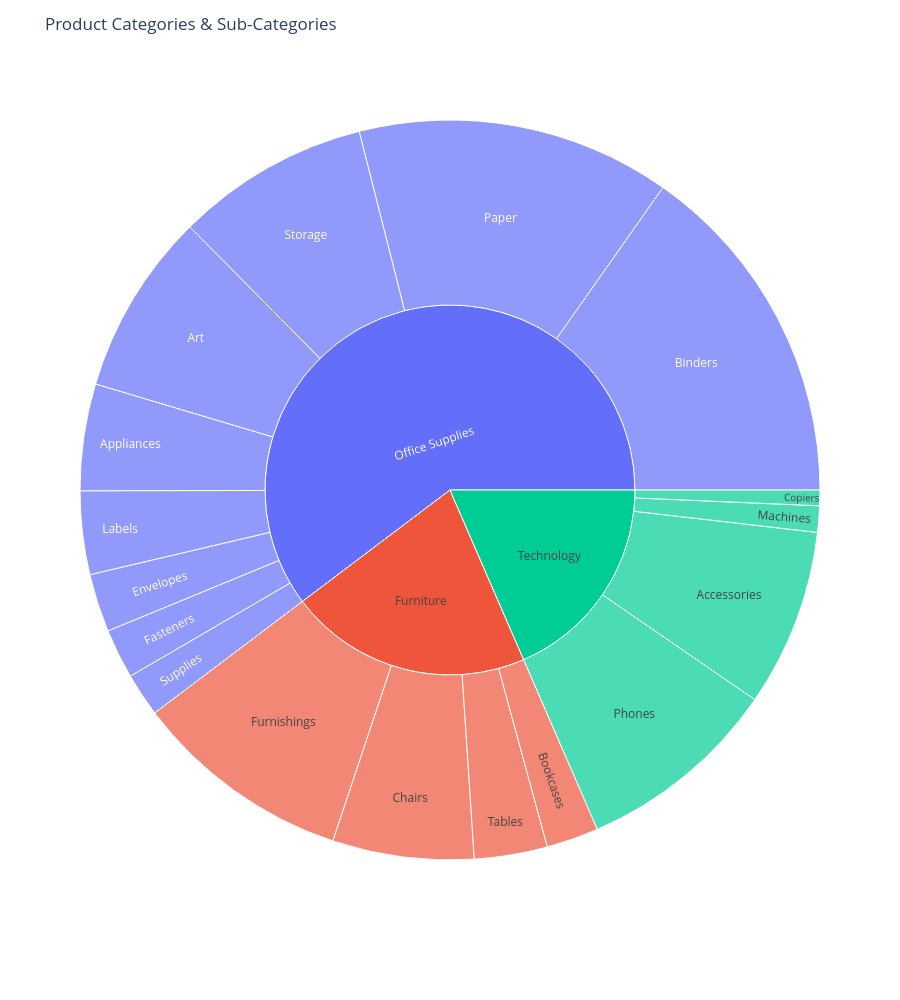

The code cell stored with this chart in its notebook:
### Code cell
import plotly.express as px

fig = px.sunburst(
    df,
    path=['Category', 'Sub-Category']
)

fig.update_layout(
    height=1000,
    title_text='Product Categories & Sub-Categories'
)

fig.show()

### Figure 1 — Plotly figure (JSON) as saved in the notebook; plotly's stock layout.template omitted (floating-point values rounded to 4 significant figures)
{"data": [{"branchvalues": "total", "domain": {"x": [0, 1], "y": [0, 1]}, "hovertemplate": "labels=%{label}<br>count=%{value}<br>parent=%{parent}<br>id=%{id}<extra></extra>", "ids": ["Furniture/Bookcases", "Furniture/Chairs", "Office Supplies/Labels", "Furniture/Tables", "Office Supplies/Storage", "Furniture/Furnishings", "Office Supplies/Art", "Technology/Phones", "Office Supplies/Binders", "Office Supplies/Appliances", "Office Supplies/Paper", "Technology/Accessories", "Office Supplies/Envelopes", "Office Supplies/Fasteners", "Office Supplies/Supplies", "Technology/Machines", "Technology/Copiers", "Furniture", "Office Supplies", "Technology"], "labels": ["Bookcases", "Chairs", "Labels", "Tables", "Storage", "Furnishings", "Art", "Phones", "Binders", "Appliances", "Paper", "Accessories", "Envelopes", "Fasteners", "Supplies", "Machines", "Copiers", "Furniture", "Office Supplies", "Technology"], "name": "", "parents": ["Furniture", "Furniture", "Office Supplies", "Furniture", "Office Supplies", "Furniture", "Office Supplies", "Technology", "Office Supplies", "Office Supplies", "Office Supplies", "Technology", "Office Supplies", "Office Supplies", "Office Supplies", "Technology", "Technology", "", "", ""], "type": "sunburst", "values": [228, 617, 364, 319, 846, 957, 796, 889, 1523, 466, 1370, 775, 254, 217, 190, 115, 68, 2121, 6026, 1847]}], "layout": {"height": 1000, "legend": {"tracegroupgap": 0}, "margin": {"t": 60}, "title": {"text": "Product Categories & Sub-Categories"}}}
